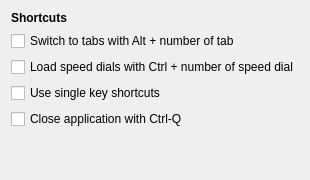
         <widget class="QWidget" name="shortcutsPage">
          <layout class="QGridLayout" name="gridLayout">
           <item row="0" column="0">
            <widget class="QLabel" name="label_13">
             <property name="text">
              <string>&lt;b&gt;Shortcuts&lt;/b&gt;</string>
             </property>
            </widget>
           </item>
           <item row="1" column="0" colspan="2">
            <widget class="QCheckBox" name="switchTabsAlt">
             <property name="text">
              <string>Switch to tabs with Alt + number of tab</string>
             </property>
            </widget>
           </item>
           <item row="2" column="0" colspan="2">
            <widget class="QCheckBox" name="loadSpeedDialsCtrl">
             <property name="text">
              <string>Load speed dials with Ctrl + number of speed dial</string>
             </property>
            </widget>
           </item>
           <item row="3" column="0" colspan="2">
            <widget class="QCheckBox" name="singleKeyShortcuts">
             <property name="toolTip">
              <string>Existing shortcuts:&lt;br/&gt;&lt;b&gt;1&lt;/b&gt; - previous tab&lt;br/&gt;&lt;b&gt;2&lt;/b&gt; - next tab&lt;br/&gt;&lt;b&gt;/&lt;/b&gt; - search on page</string>
             </property>
             <property name="text">
              <string>Use single key shortcuts</string>
             </property>
            </widget>
           </item>
           <item row="4" column="0" colspan="2">
            <widget class="QCheckBox" name="closeAppWithCtrlQ">
             <property name="toolTip">
              <string>If unchecked, prevents accidental exit from the application if the Ctrl-W shortcut was intended.</string>
             </property>
             <property name="text">
              <string>Close application with Ctrl-Q</string>
             </property>
            </widget>
           </item>
           <item row="5" column="1">
            <spacer name="verticalSpacer_13">
             <property name="orientation">
              <enum>Qt::Vertical</enum>
             </property>
             <property name="sizeHint" stdset="0">
              <size>
               <width>20</width>
               <height>40</height>
              </size>
             </property>
            </spacer>
           </item>
          </layout>
         </widget>
